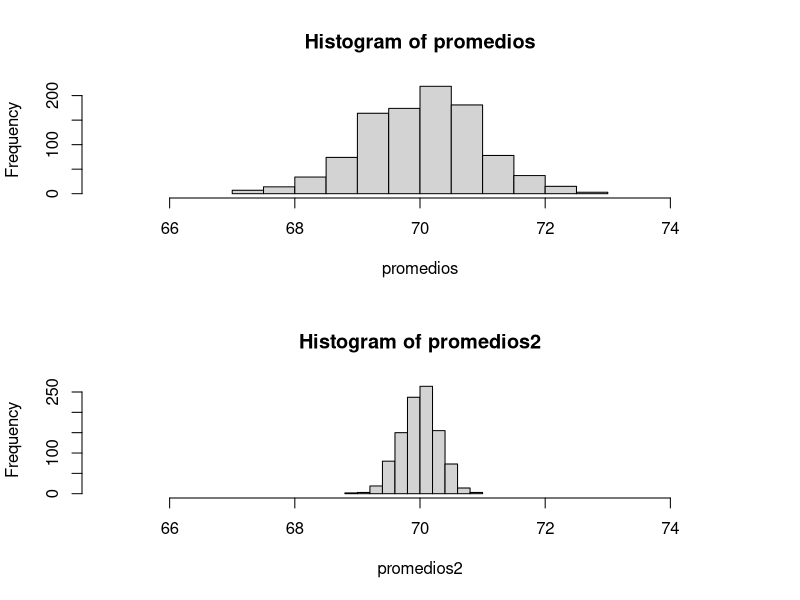
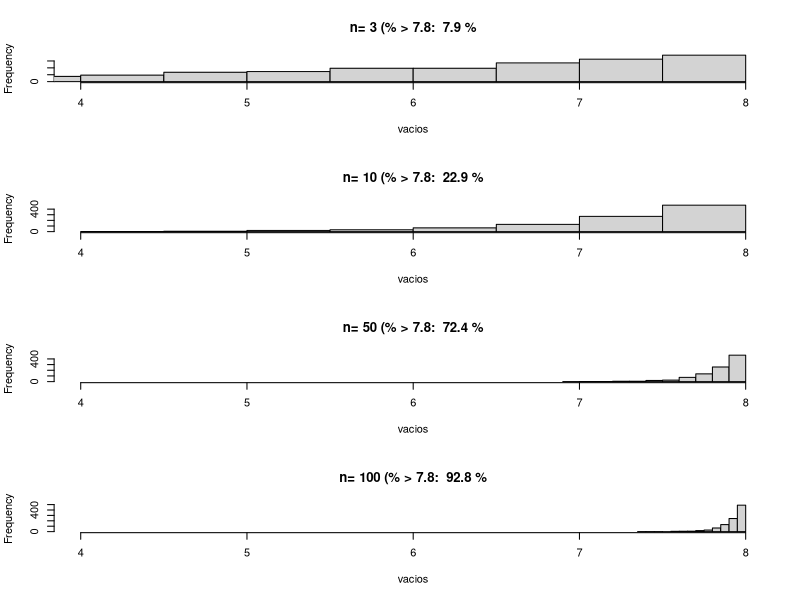
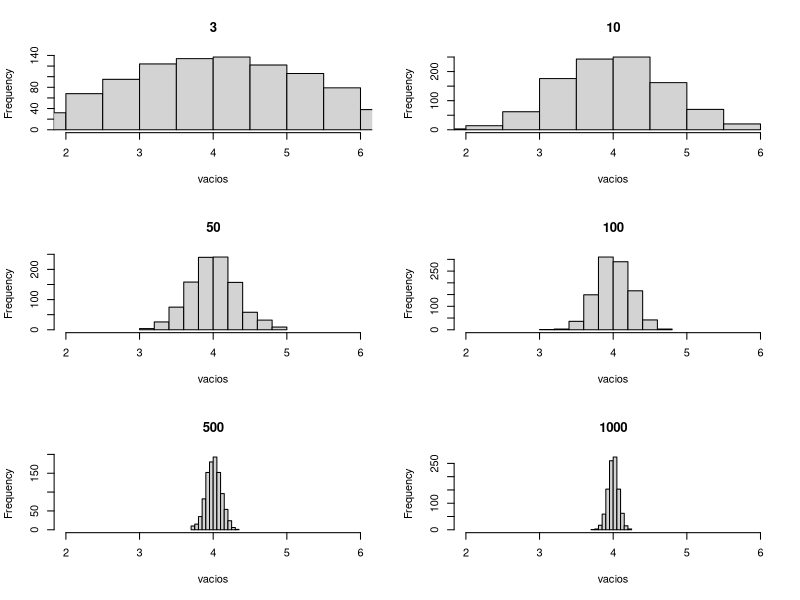

The R script that drew these images, in order:
# DIAPOS #

#1
mean(rnorm(n = 10, mean = 70, sd = 3)) # X_ ~ N(70, 3*2 / 10)

#2
Nrep = 1000
promedios <- c()
promedios2 <- c()
for (i in 1:Nrep){
  promedios <- c(promedios, mean(rnorm(n = 10, mean = 70, sd = 3))) # Nrep realizaciones de X_
  promedios2 <- c(promedios2, mean(rnorm(n = 100, mean = 70, sd = 3))) # Nrep realizaciones de otra X_*
}
par(mfrow=c(2,1))
hist(promedios, xlim = c(65,75))
hist(promedios2, xlim = c(65,75))

# Ejemplo máximos y minimos
dev.off()
par(mfrow=c(4,1))

tita <- 8
for( n in c(3,10,50,100)){
vacios <- c()
for (i in 1:Nrep){
  autos <- runif(n, 0 , tita)
  vacio <- max(autos)
  vacios <-c(vacios,vacio)
}
hist(vacios, xlim = c(4,8), main = paste("n=",n, "(% > 7.8: ",mean(vacios > 7.8) * 100,"%")) 
}

# Ahora con promedios

dev.off()
ns <-  c(3,10,50,100,500, 1000)
par(mfrow=c(3,2))

tita <- 8
for( n in ns){
  vacios <- c()
  for (i in 1:Nrep){
    autos <- runif(n, 0 , tita)
    vacio <- mean(autos)
    vacios <-c(vacios,vacio)
  }
  hist(vacios, xlim = c(2,6), main = n) 
  
}



# Entrega 2a, ejercicio b.

product <- 1
n<- 3
x <-0.87 
for (i in 1:n){
  product<- product*(1-pexp(x,rate = 1/i))
}
1-product

# Entrega 2b

